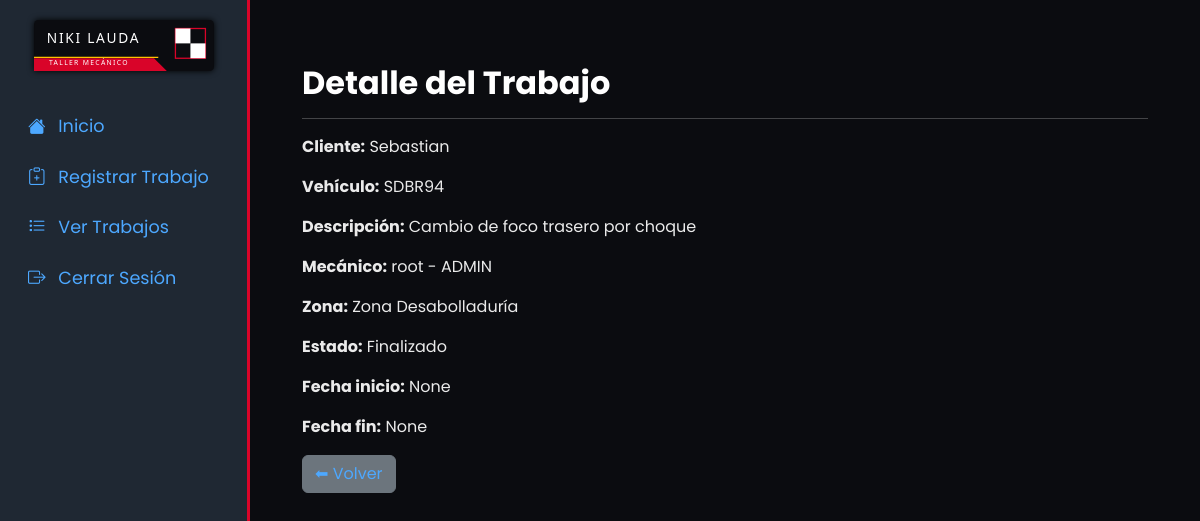
Page /operaciones/trabajo/1/ (signed in) on the committed database.
### operaciones/models.py (models this page shows, shortened)
class OrdenTrabajo(models.Model):
    ESTADOS=[
        ("Pendiente","Pendiente"),
        ("En Proceso","En Proceso"),
        ("Finalizado","Finalizado")
    ]
    cliente=models.ForeignKey(Cliente,on_delete=models.CASCADE)
    vehiculo=models.ForeignKey(Vehiculo,on_delete=models.CASCADE)
    descripcion=models.TextField()
    zona=models.ForeignKey(ZonaTrabajo, on_delete=models.SET_NULL, null=True, blank=True)
    mecanico=models.ForeignKey(PerfilUsuario, on_delete=models.SET_NULL, null=True, blank=True)
    estado=models.CharField(max_length=20,choices=ESTADOS,default="Pendiente")
    fecha_inicio=models.DateTimeField(blank=True, null=True)
    fecha_fin=models.DateTimeField(blank=True, null=True)
    creado=models.DateTimeField(auto_now_add=True)
    actualizado=models.DateTimeField(auto_now=True)

class Cliente(models.Model):
    nombre=models.CharField(max_length=120)
    rut=models.CharField(max_length=12,blank=True)
    activo=models.BooleanField(default=True)

class Vehiculo(models.Model):
    cliente=models.ForeignKey(Cliente,on_delete=models.CASCADE)
    marca=models.CharField(max_length=120)
    modelo=models.CharField(max_length=120)
    patente = models.CharField(max_length=10, unique=True)
    activo=models.BooleanField(default=True)

### core/models.py (models this page shows)
class PerfilUsuario(models.Model):  # Manejo de roles: admin, mecanico, encargado
    ROLES = [
        ("ADMIN", "Administrador"),
        ("MECANICO", "Mecánico"),
        ("ENCARGADO", "Encargado del Taller"),
    ]
    user = models.OneToOneField(User, on_delete=models.CASCADE, related_name="perfil")
    rol = models.CharField(max_length=20, choices=ROLES, default="MECANICO")
    activo = models.BooleanField(default=True)
    rut = models.CharField(max_length=12, unique=True)
    def __str__(self):
        return f"{self.user.username} - {self.rol}"

class ZonaTrabajo(models.Model): #Esta es la zona fisica de mi taller,
    nombre=models.CharField(max_length=100, unique=True)
    descripcion=models.TextField(blank=True)
    activo=models.BooleanField(default=True)
    def __str__(self):
        return self.nombre

### operaciones/views.py (the view)
# urls.py: path("trabajo/<int:pk>/", views.detalle_trabajo, name="detalle_trabajo"),
@login_required
def detalle_trabajo(request, pk):
    trabajo = get_object_or_404(OrdenTrabajo, pk=pk)
    return render(request, "operaciones/detalle_trabajo.html", {"trabajo": trabajo})

### operaciones/templates/operaciones/detalle_trabajo.html
{% extends "core/base.html" %}
{% load static %}
{% block content %}
<div class="container py-4">
    <h2 class="fw-bold">Detalle del Trabajo</h2>
    <hr>
    <p><strong>Cliente:</strong> {{ trabajo.cliente.nombre }}</p>
    <p><strong>Vehículo:</strong> {{ trabajo.vehiculo.patente }}</p>
    <p><strong>Descripción:</strong> {{ trabajo.descripcion }}</p>
    <p><strong>Mecánico:</strong> {{ trabajo.mecanico }}</p>
    <p><strong>Zona:</strong> {{ trabajo.zona }}</p>
    <p><strong>Estado:</strong> {{ trabajo.estado }}</p>
    <p><strong>Fecha inicio:</strong> {{ trabajo.fecha_inicio }}</p>
    <p><strong>Fecha fin:</strong> {{ trabajo.fecha_fin }}</p>
    <a href="{% url 'lista_trabajos' %}" class="btn btn-secondary">⬅ Volver</a>
</div>
{% endblock %}

### core/templates/core/base.html (style rules this page uses)
:root { --rojo-ferrari: #D90429; --rojo-ferrari-oscuro: #A3001F; --negro-carbon: #0B0C10; --gris-metal: #1F2833; --amarillo-f1: #FFC300; }
body { background-color: var(--negro-carbon); color: white; font-family: 'Poppins', sans-serif; overflow-x: hidden; }
body, p, span, li, td { color: #EAEAEA !important; }
h1, h2, h3, h4, h5, h6 { color: #FFFFFF !important; }
a { color: #4DA8FF !important; text-decoration: none; }

### rows in the picture
OrdenTrabajo: cliente.nombre "Sebastian", vehiculo.patente "SDBR94", descripcion "Cambio de foco trasero por choque", mecanico "root - ADMIN", zona "Zona Desabolladuría", estado "Finalizado", fecha_inicio "None", fecha_fin "None"
